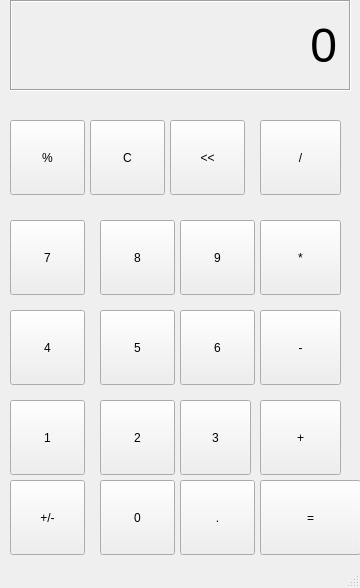
<?xml version="1.0" encoding="UTF-8"?>
<ui version="4.0">
 <class>MainWindow</class>
 <widget class="QMainWindow" name="MainWindow">
  <property name="geometry">
   <rect>
    <x>0</x>
    <y>0</y>
    <width>360</width>
    <height>588</height>
   </rect>
  </property>
  <property name="windowTitle">
   <string>Marc Calulator</string>
  </property>
  <widget class="QWidget" name="centralwidget">
   <widget class="QLabel" name="output">
    <property name="geometry">
     <rect>
      <x>10</x>
      <y>0</y>
      <width>341</width>
      <height>91</height>
     </rect>
    </property>
    <property name="font">
     <font>
      <pointsize>36</pointsize>
     </font>
    </property>
    <property name="frameShape">
     <enum>QFrame::Box</enum>
    </property>
    <property name="frameShadow">
     <enum>QFrame::Sunken</enum>
    </property>
    <property name="text">
     <string>0</string>
    </property>
    <property name="alignment">
     <set>Qt::AlignRight|Qt::AlignTrailing|Qt::AlignVCenter</set>
    </property>
    <property name="margin">
     <number>10</number>
    </property>
   </widget>
   <widget class="QPushButton" name="percentage">
    <property name="geometry">
     <rect>
      <x>10</x>
      <y>120</y>
      <width>75</width>
      <height>75</height>
     </rect>
    </property>
    <property name="styleSheet">
     <string notr="true">font: 26pt &quot;MS Shell Dlg 2&quot;;</string>
    </property>
    <property name="text">
     <string>%</string>
    </property>
   </widget>
   <widget class="QPushButton" name="clear">
    <property name="geometry">
     <rect>
      <x>90</x>
      <y>120</y>
      <width>75</width>
      <height>75</height>
     </rect>
    </property>
    <property name="styleSheet">
     <string notr="true">font: 26pt &quot;MS Shell Dlg 2&quot;;</string>
    </property>
    <property name="text">
     <string>C</string>
    </property>
   </widget>
   <widget class="QPushButton" name="arrow_button">
    <property name="geometry">
     <rect>
      <x>170</x>
      <y>120</y>
      <width>75</width>
      <height>75</height>
     </rect>
    </property>
    <property name="styleSheet">
     <string notr="true">font: 26pt &quot;MS Shell Dlg 2&quot;;</string>
    </property>
    <property name="text">
     <string>&lt;&lt;</string>
    </property>
   </widget>
   <widget class="QPushButton" name="slash">
    <property name="geometry">
     <rect>
      <x>260</x>
      <y>120</y>
      <width>81</width>
      <height>75</height>
     </rect>
    </property>
    <property name="styleSheet">
     <string notr="true">font: 26pt &quot;MS Shell Dlg 2&quot;;</string>
    </property>
    <property name="text">
     <string>/</string>
    </property>
   </widget>
   <widget class="QPushButton" name="pushButton_6">
    <property name="geometry">
     <rect>
      <x>360</x>
      <y>230</y>
      <width>75</width>
      <height>75</height>
     </rect>
    </property>
    <property name="styleSheet">
     <string notr="true">font: 26pt &quot;MS Shell Dlg 2&quot;;</string>
    </property>
    <property name="text">
     <string>/</string>
    </property>
   </widget>
   <widget class="QPushButton" name="pushButton_7">
    <property name="geometry">
     <rect>
      <x>440</x>
      <y>230</y>
      <width>75</width>
      <height>75</height>
     </rect>
    </property>
    <property name="styleSheet">
     <string notr="true">font: 26pt &quot;MS Shell Dlg 2&quot;;</string>
    </property>
    <property name="text">
     <string>-</string>
    </property>
   </widget>
   <widget class="QPushButton" name="pushButton_8">
    <property name="geometry">
     <rect>
      <x>540</x>
      <y>230</y>
      <width>75</width>
      <height>75</height>
     </rect>
    </property>
    <property name="styleSheet">
     <string notr="true">font: 26pt &quot;MS Shell Dlg 2&quot;;</string>
    </property>
    <property name="text">
     <string>+</string>
    </property>
   </widget>
   <widget class="QPushButton" name="times">
    <property name="geometry">
     <rect>
      <x>260</x>
      <y>220</y>
      <width>81</width>
      <height>75</height>
     </rect>
    </property>
    <property name="styleSheet">
     <string notr="true">font: 26pt &quot;MS Shell Dlg 2&quot;;</string>
    </property>
    <property name="text">
     <string>*</string>
    </property>
   </widget>
   <widget class="QPushButton" name="seven">
    <property name="geometry">
     <rect>
      <x>10</x>
      <y>220</y>
      <width>75</width>
      <height>75</height>
     </rect>
    </property>
    <property name="styleSheet">
     <string notr="true">font: 26pt &quot;MS Shell Dlg 2&quot;;</string>
    </property>
    <property name="text">
     <string>7</string>
    </property>
   </widget>
   <widget class="QPushButton" name="nine">
    <property name="geometry">
     <rect>
      <x>180</x>
      <y>220</y>
      <width>75</width>
      <height>75</height>
     </rect>
    </property>
    <property name="styleSheet">
     <string notr="true">font: 26pt &quot;MS Shell Dlg 2&quot;;</string>
    </property>
    <property name="text">
     <string>9</string>
    </property>
   </widget>
   <widget class="QPushButton" name="eight">
    <property name="geometry">
     <rect>
      <x>100</x>
      <y>220</y>
      <width>75</width>
      <height>75</height>
     </rect>
    </property>
    <property name="styleSheet">
     <string notr="true">font: 26pt &quot;MS Shell Dlg 2&quot;;</string>
    </property>
    <property name="text">
     <string>8</string>
    </property>
   </widget>
   <widget class="QPushButton" name="four">
    <property name="geometry">
     <rect>
      <x>10</x>
      <y>310</y>
      <width>75</width>
      <height>75</height>
     </rect>
    </property>
    <property name="styleSheet">
     <string notr="true">font: 26pt &quot;MS Shell Dlg 2&quot;;</string>
    </property>
    <property name="text">
     <string>4</string>
    </property>
   </widget>
   <widget class="QPushButton" name="pushButton_14">
    <property name="geometry">
     <rect>
      <x>260</x>
      <y>310</y>
      <width>81</width>
      <height>75</height>
     </rect>
    </property>
    <property name="styleSheet">
     <string notr="true">font: 26pt &quot;MS Shell Dlg 2&quot;;</string>
    </property>
    <property name="text">
     <string>-</string>
    </property>
   </widget>
   <widget class="QPushButton" name="six">
    <property name="geometry">
     <rect>
      <x>180</x>
      <y>310</y>
      <width>75</width>
      <height>75</height>
     </rect>
    </property>
    <property name="styleSheet">
     <string notr="true">font: 26pt &quot;MS Shell Dlg 2&quot;;</string>
    </property>
    <property name="text">
     <string>6</string>
    </property>
   </widget>
   <widget class="QPushButton" name="five">
    <property name="geometry">
     <rect>
      <x>100</x>
      <y>310</y>
      <width>75</width>
      <height>75</height>
     </rect>
    </property>
    <property name="styleSheet">
     <string notr="true">font: 26pt &quot;MS Shell Dlg 2&quot;;</string>
    </property>
    <property name="text">
     <string>5</string>
    </property>
   </widget>
   <widget class="QPushButton" name="one">
    <property name="geometry">
     <rect>
      <x>10</x>
      <y>400</y>
      <width>75</width>
      <height>75</height>
     </rect>
    </property>
    <property name="styleSheet">
     <string notr="true">font: 26pt &quot;MS Shell Dlg 2&quot;;</string>
    </property>
    <property name="text">
     <string>1</string>
    </property>
   </widget>
   <widget class="QPushButton" name="two">
    <property name="geometry">
     <rect>
      <x>100</x>
      <y>400</y>
      <width>75</width>
      <height>75</height>
     </rect>
    </property>
    <property name="styleSheet">
     <string notr="true">font: 26pt &quot;MS Shell Dlg 2&quot;;</string>
    </property>
    <property name="text">
     <string>2</string>
    </property>
   </widget>
   <widget class="QPushButton" name="pushButton_18">
    <property name="geometry">
     <rect>
      <x>260</x>
      <y>400</y>
      <width>81</width>
      <height>75</height>
     </rect>
    </property>
    <property name="styleSheet">
     <string notr="true">font: 26pt &quot;MS Shell Dlg 2&quot;;</string>
    </property>
    <property name="text">
     <string>+</string>
    </property>
   </widget>
   <widget class="QPushButton" name="equals">
    <property name="geometry">
     <rect>
      <x>260</x>
      <y>480</y>
      <width>101</width>
      <height>75</height>
     </rect>
    </property>
    <property name="styleSheet">
     <string notr="true">font: 26pt &quot;MS Shell Dlg 2&quot;;</string>
    </property>
    <property name="text">
     <string>=</string>
    </property>
   </widget>
   <widget class="QPushButton" name="three">
    <property name="geometry">
     <rect>
      <x>180</x>
      <y>400</y>
      <width>71</width>
      <height>75</height>
     </rect>
    </property>
    <property name="styleSheet">
     <string notr="true">font: 26pt &quot;MS Shell Dlg 2&quot;;</string>
    </property>
    <property name="text">
     <string>3</string>
    </property>
   </widget>
   <widget class="QPushButton" name="zero">
    <property name="geometry">
     <rect>
      <x>100</x>
      <y>480</y>
      <width>75</width>
      <height>75</height>
     </rect>
    </property>
    <property name="styleSheet">
     <string notr="true">font: 26pt &quot;MS Shell Dlg 2&quot;;</string>
    </property>
    <property name="text">
     <string>0</string>
    </property>
   </widget>
   <widget class="QPushButton" name="point">
    <property name="geometry">
     <rect>
      <x>180</x>
      <y>480</y>
      <width>75</width>
      <height>75</height>
     </rect>
    </property>
    <property name="styleSheet">
     <string notr="true">font: 26pt &quot;MS Shell Dlg 2&quot;;</string>
    </property>
    <property name="text">
     <string>.</string>
    </property>
   </widget>
   <widget class="QPushButton" name="plus_minus">
    <property name="geometry">
     <rect>
      <x>10</x>
      <y>480</y>
      <width>75</width>
      <height>75</height>
     </rect>
    </property>
    <property name="styleSheet">
     <string notr="true">font: 26pt &quot;MS Shell Dlg 2&quot;;</string>
    </property>
    <property name="text">
     <string>+/-</string>
    </property>
   </widget>
  </widget>
  <widget class="QStatusBar" name="statusbar"/>
  <action name="actionAbout">
   <property name="text">
    <string>About...</string>
   </property>
  </action>
 </widget>
 <resources/>
 <connections/>
</ui>
